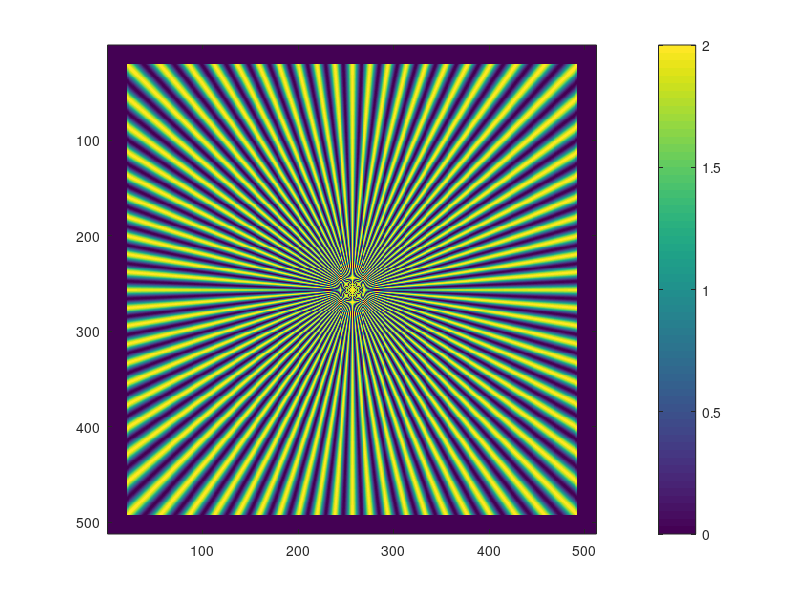

Here is the MATLAB script that generated this plot:
%%
nPixel = 512;
nBlockPixel = 20; % the vale of the block pixel is zero
x = -nPixel/2 : nPixel/2-1;
y = x;
[X, Y] = meshgrid(x, y);
theta = atan2(Y, X);
object = 1 + cos(80*theta);
object(:, 1:nBlockPixel) = 0;
object(:, nPixel-nBlockPixel+1 : nPixel) = 0;
object(1:nBlockPixel, :) = 0;
object(nPixel-nBlockPixel+1 : nPixel, :) = 0;

figure;
imagesc(object);axis square;
colorbar;

save sample_star_like_80 object;